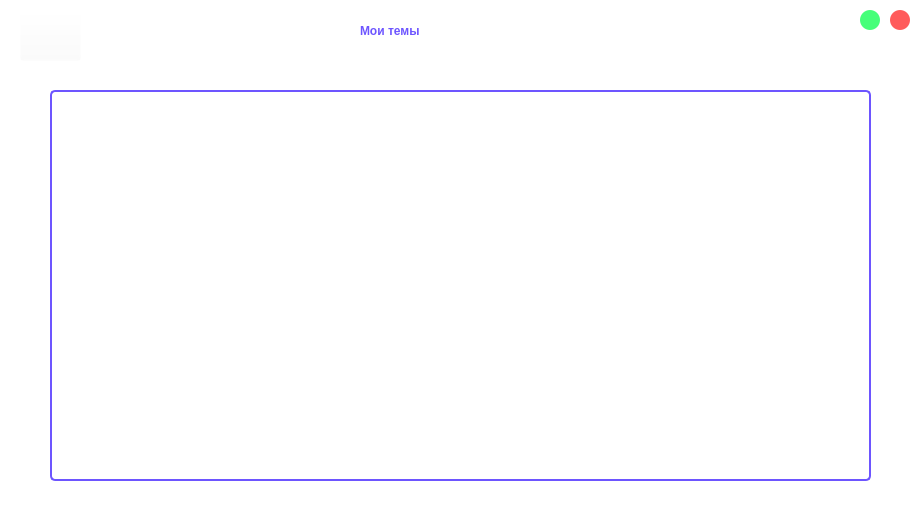
<?xml version="1.0" encoding="UTF-8"?>
<ui version="4.0">
 <class>my_themes</class>
 <widget class="QWidget" name="my_themes">
  <property name="geometry">
   <rect>
    <x>0</x>
    <y>0</y>
    <width>921</width>
    <height>511</height>
   </rect>
  </property>
  <property name="minimumSize">
   <size>
    <width>921</width>
    <height>511</height>
   </size>
  </property>
  <property name="maximumSize">
   <size>
    <width>921</width>
    <height>511</height>
   </size>
  </property>
  <property name="windowTitle">
   <string>Form</string>
  </property>
  <property name="styleSheet">
   <string notr="true">background-color: rgb(255, 255, 255);</string>
  </property>
  <widget class="QLabel" name="label">
   <property name="geometry">
    <rect>
     <x>360</x>
     <y>0</y>
     <width>251</width>
     <height>61</height>
    </rect>
   </property>
   <property name="styleSheet">
    <string notr="true">color: rgb(109, 85, 255);
font: 75 40pt &quot;Karla&quot; bold;
font-weight: 500;</string>
   </property>
   <property name="text">
    <string>Мои темы</string>
   </property>
  </widget>
  <widget class="QPushButton" name="pushButton_2">
   <property name="geometry">
    <rect>
     <x>890</x>
     <y>10</y>
     <width>20</width>
     <height>20</height>
    </rect>
   </property>
   <property name="styleSheet">
    <string notr="true">QPushButton {
	border-radius: 10px;
	background-color: #FF5B5B;
	color: white;
}
QPushButton:pressed {
	background-color: #FFBCBC;
}</string>
   </property>
   <property name="text">
    <string/>
   </property>
  </widget>
  <widget class="QPushButton" name="pushButton_3">
   <property name="geometry">
    <rect>
     <x>860</x>
     <y>10</y>
     <width>20</width>
     <height>20</height>
    </rect>
   </property>
   <property name="styleSheet">
    <string notr="true">QPushButton {
	border-radius: 10px;
	background-color: #45FF79;
	color: white;
}
QPushButton:pressed {
	background-color: #B2FFC8;
}</string>
   </property>
   <property name="text">
    <string/>
   </property>
  </widget>
  <widget class="QPushButton" name="pushButton_4">
   <property name="geometry">
    <rect>
     <x>20</x>
     <y>10</y>
     <width>61</width>
     <height>51</height>
    </rect>
   </property>
   <property name="styleSheet">
    <string notr="true">background-color: rgba(255, 255, 255, 0);</string>
   </property>
   <property name="text">
    <string/>
   </property>
   <property name="icon">
    <iconset resource="greeting.qrc">
     <normaloff>:/new/prefix1/return.png</normaloff>:/new/prefix1/return.png</iconset>
   </property>
   <property name="iconSize">
    <size>
     <width>35</width>
     <height>35</height>
    </size>
   </property>
  </widget>
  <widget class="QTableView" name="tableView">
   <property name="geometry">
    <rect>
     <x>50</x>
     <y>90</y>
     <width>821</width>
     <height>391</height>
    </rect>
   </property>
   <property name="styleSheet">
    <string notr="true">QTableView {
    border: 2px solid #6D55FF;
    border-radius: 5px;
    gridline-color: #6D55FF;
}

QTableView::item {
    background-color: white;
    font-family: Karla; /* Установка шрифта */
    font-size: 14pt; /* Установка размера шрифта */
}

QTableView::item:selected {
    background-color: #6D55FF;
    color: white;
}

QTableView::item:focus {
    background-color: #6D55FF;
    color: white;
}

QHeaderView::section {
    background-color: #6D55FF;
    color: white;
    font-family: Karla;
    font-size: 14pt;
}
QHeaderView::section:horizontal {
    border: none; /* убираем горизонтальные линии разделителя */
}

QHeaderView::section:vertical {
    border: none; /* убираем вертикальные линии разделителя */
}</string>
   </property>
  </widget>
 </widget>
 <resources>
  <include location="greeting.qrc"/>
 </resources>
 <connections/>
</ui>
